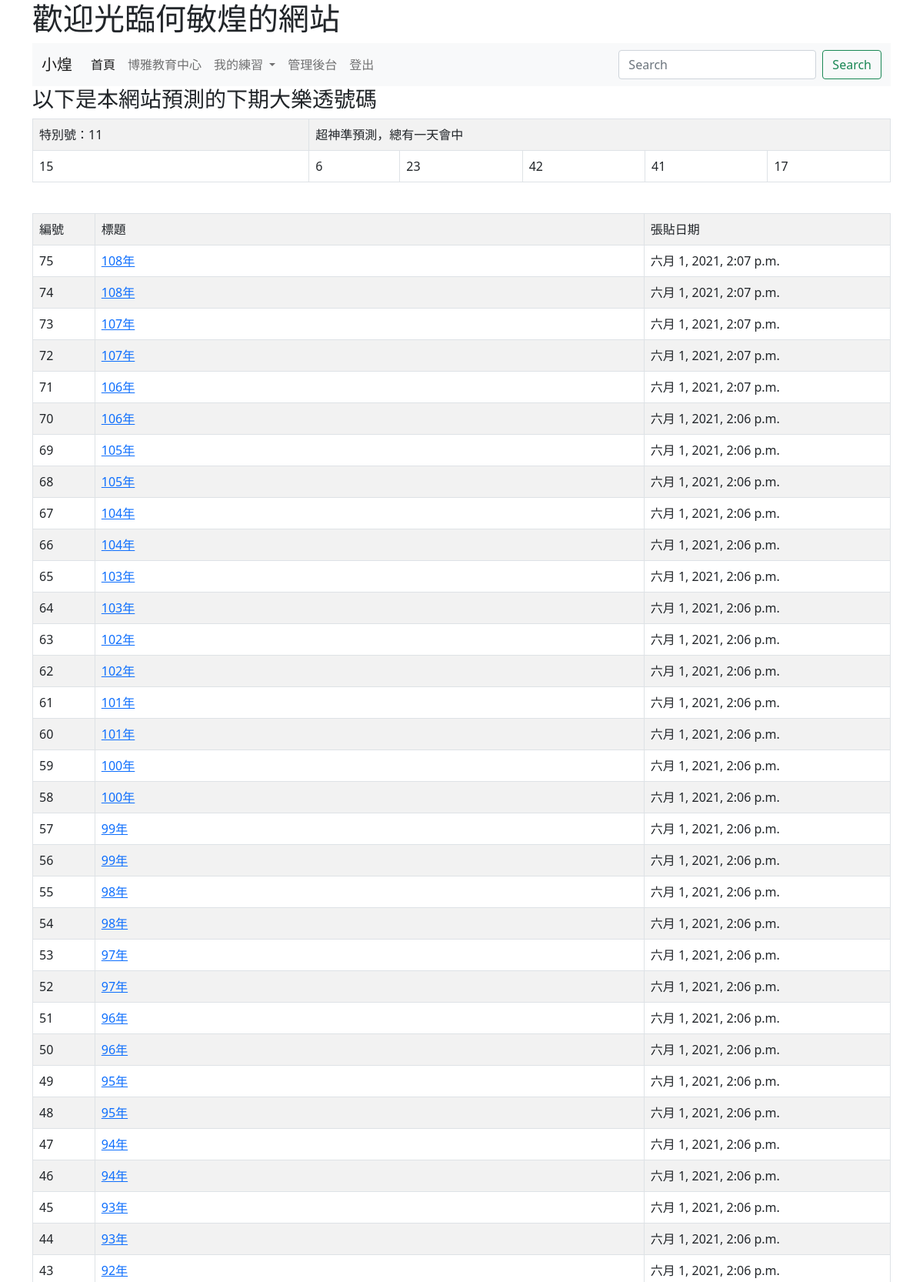
The app's page / (signed in, upper part) with its own data.
### mysite/models.py (models this page shows, shortened)
class Post(models.Model):
    title = models.CharField(max_length=200)
    body = models.TextField()
    pub_date = models.DateTimeField(default=timezone.now)
    class Meta:
        ordering = ('-pub_date',)

### mysite/views.py (the view)
# urls.py: path('', index),
def index(request):
	posts = Post.objects.all()
	myname = "何敏煌"
	data = [i for i in range(1, 43)]
	random.shuffle(data)
	lotto_numbers = data[0:6]
	special_number = data[6]
	return render(request, 'index.html', locals())

### templates/index.html (shortened to what this page needs)
{% extends "base.html" %}
{% block headmessage %} <h1>歡迎光臨{{ myname }}的網站</h1> {% endblock %}
{% block content %}
{% if request.user.is_authenticated %}
<h3>以下是本網站預測的下期大樂透號碼</h3>
<table class='table table-striped table-bordered'>
  <tr><td>特別號：{{ special_number }}</td><td colspan=5>超神準預測，總有一天會中</td></tr>
  <tr>
    {% for no in lotto_numbers %}
    <td>
      {{ no }}
    </td>
    {% endfor %}
  </tr>
</table>
<br>
{% endif %}
<table class='table table-striped table-bordered'>
  <tr><td>編號</td><td>標題</td><td>張貼日期</td></tr>
{% for post in posts %}
  <tr>
    <td>{{ post.id }}</td>
    <td><a href="/show/{{post.id}}/">{{ post.title }}</a></td>
    <td>{{ post.pub_date }}</td>
  </tr>
{% endfor %}
</table>
{% endblock %}

### records on screen
Post: id "75", title "108年", pub_date "六月 1, 2021, 2:07 p.m."
Post: id "74", title "108年", pub_date "六月 1, 2021, 2:07 p.m."
Post: id "73", title "107年", pub_date "六月 1, 2021, 2:07 p.m."
Post: id "72", title "107年", pub_date "六月 1, 2021, 2:07 p.m."
Post: id "71", title "106年", pub_date "六月 1, 2021, 2:07 p.m."
Post: id "70", title "106年", pub_date "六月 1, 2021, 2:06 p.m."
Post: id "69", title "105年", pub_date "六月 1, 2021, 2:06 p.m."
Post: id "68", title "105年", pub_date "六月 1, 2021, 2:06 p.m."
Post: id "67", title "104年", pub_date "六月 1, 2021, 2:06 p.m."
Post: id "66", title "104年", pub_date "六月 1, 2021, 2:06 p.m."
Post: id "65", title "103年", pub_date "六月 1, 2021, 2:06 p.m."
Post: id "64", title "103年", pub_date "六月 1, 2021, 2:06 p.m."
Post: id "63", title "102年", pub_date "六月 1, 2021, 2:06 p.m."
Post: id "62", title "102年", pub_date "六月 1, 2021, 2:06 p.m."
Post: id "61", title "101年", pub_date "六月 1, 2021, 2:06 p.m."
Post: id "60", title "101年", pub_date "六月 1, 2021, 2:06 p.m."
Post: id "59", title "100年", pub_date "六月 1, 2021, 2:06 p.m."
Post: id "58", title "100年", pub_date "六月 1, 2021, 2:06 p.m."
Post: id "57", title "99年", pub_date "六月 1, 2021, 2:06 p.m."
Post: id "56", title "99年", pub_date "六月 1, 2021, 2:06 p.m."
Post: id "55", title "98年", pub_date "六月 1, 2021, 2:06 p.m."
Post: id "54", title "98年", pub_date "六月 1, 2021, 2:06 p.m."
Post: id "53", title "97年", pub_date "六月 1, 2021, 2:06 p.m."
Post: id "52", title "97年", pub_date "六月 1, 2021, 2:06 p.m."
Post: id "51", title "96年", pub_date "六月 1, 2021, 2:06 p.m."
Post: id "50", title "96年", pub_date "六月 1, 2021, 2:06 p.m."
Post: id "49", title "95年", pub_date "六月 1, 2021, 2:06 p.m."
Post: id "48", title "95年", pub_date "六月 1, 2021, 2:06 p.m."
Post: id "47", title "94年", pub_date "六月 1, 2021, 2:06 p.m."
Post: id "46", title "94年", pub_date "六月 1, 2021, 2:06 p.m."
Post: id "45", title "93年", pub_date "六月 1, 2021, 2:06 p.m."
Post: id "44", title "93年", pub_date "六月 1, 2021, 2:06 p.m."
Post: id "43", title "92年", pub_date "六月 1, 2021, 2:06 p.m."

### other values on screen
{{ special_number }} "11"
{{ no }} "15" "6" "23" "42" "41" "17"
